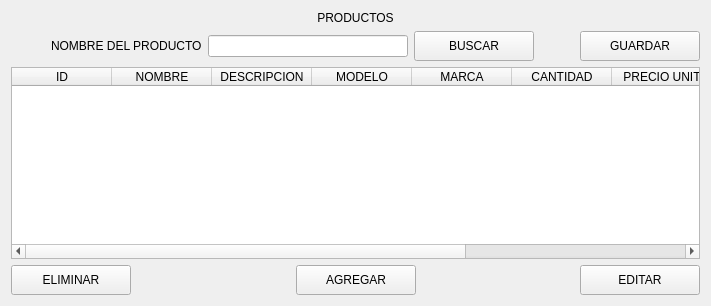
               <widget class="QWidget" name="page_productos">
                <layout class="QVBoxLayout" name="verticalLayout">
                 <item>
                  <widget class="QLabel" name="label">
                   <property name="text">
                    <string>PRODUCTOS</string>
                   </property>
                   <property name="alignment">
                    <set>Qt::AlignCenter</set>
                   </property>
                  </widget>
                 </item>
                 <item>
                  <layout class="QHBoxLayout" name="horizontalLayout_13">
                   <item>
                    <spacer name="horizontalSpacer_15">
                     <property name="orientation">
                      <enum>Qt::Horizontal</enum>
                     </property>
                     <property name="sizeHint" stdset="0">
                      <size>
                       <width>40</width>
                       <height>20</height>
                      </size>
                     </property>
                    </spacer>
                   </item>
                   <item>
                    <widget class="QLabel" name="label_19">
                     <property name="text">
                      <string>NOMBRE DEL PRODUCTO</string>
                     </property>
                    </widget>
                   </item>
                   <item>
                    <widget class="QLineEdit" name="buscar_prod_line">
                     <property name="minimumSize">
                      <size>
                       <width>200</width>
                       <height>0</height>
                      </size>
                     </property>
                    </widget>
                   </item>
                   <item>
                    <widget class="QPushButton" name="buscar_btn">
                     <property name="minimumSize">
                      <size>
                       <width>120</width>
                       <height>30</height>
                      </size>
                     </property>
                     <property name="styleSheet">
                      <string notr="true">QPushButton:hover{
	background-color: rgb(85, 255, 255);
color: rgb(0, 0, 0);
font: 77 10pt &quot;Arial Black&quot;;
}
</string>
                     </property>
                     <property name="text">
                      <string>BUSCAR</string>
                     </property>
                    </widget>
                   </item>
                   <item>
                    <spacer name="horizontalSpacer_4">
                     <property name="orientation">
                      <enum>Qt::Horizontal</enum>
                     </property>
                     <property name="sizeHint" stdset="0">
                      <size>
                       <width>40</width>
                       <height>20</height>
                      </size>
                     </property>
                    </spacer>
                   </item>
                   <item>
                    <widget class="QPushButton" name="save_btn">
                     <property name="minimumSize">
                      <size>
                       <width>120</width>
                       <height>30</height>
                      </size>
                     </property>
                     <property name="styleSheet">
                      <string notr="true">
QPushButton:hover{
	background-color: rgb(85, 255, 127);
color: rgb(0, 0, 0);
font: 77 10pt &quot;Arial Black&quot;;
}
</string>
                     </property>
                     <property name="text">
                      <string>GUARDAR</string>
                     </property>
                    </widget>
                   </item>
                  </layout>
                 </item>
                 <item>
                  <widget class="QTableWidget" name="table_prod">
                   <column>
                    <property name="text">
                     <string>ID</string>
                    </property>
                   </column>
                   <column>
                    <property name="text">
                     <string>NOMBRE</string>
                    </property>
                   </column>
                   <column>
                    <property name="text">
                     <string>DESCRIPCION</string>
                    </property>
                   </column>
                   <column>
                    <property name="text">
                     <string>MODELO</string>
                    </property>
                   </column>
                   <column>
                    <property name="text">
                     <string>MARCA</string>
                    </property>
                   </column>
                   <column>
                    <property name="text">
                     <string>CANTIDAD</string>
                    </property>
                   </column>
                   <column>
                    <property name="text">
                     <string>PRECIO UNIT</string>
                    </property>
                   </column>
                   <column>
                    <property name="text">
                     <string>PRECIO Bs</string>
                    </property>
                   </column>
                   <column>
                    <property name="text">
                     <string>PRECIO STOCK</string>
                    </property>
                   </column>
                  </widget>
                 </item>
                 <item>
                  <layout class="QHBoxLayout" name="horizontalLayout_3">
                   <item>
                    <widget class="QPushButton" name="clear_btn">
                     <property name="minimumSize">
                      <size>
                       <width>120</width>
                       <height>30</height>
                      </size>
                     </property>
                     <property name="styleSheet">
                      <string notr="true">QPushButton:hover{
background-color: rgb(255, 27, 6);
color: rgb(0, 0, 0);
font: 77 10pt &quot;Arial Black&quot;;
}
</string>
                     </property>
                     <property name="text">
                      <string>ELIMINAR</string>
                     </property>
                    </widget>
                   </item>
                   <item>
                    <spacer name="horizontalSpacer_9">
                     <property name="orientation">
                      <enum>Qt::Horizontal</enum>
                     </property>
                     <property name="sizeHint" stdset="0">
                      <size>
                       <width>40</width>
                       <height>20</height>
                      </size>
                     </property>
                    </spacer>
                   </item>
                   <item>
                    <widget class="QPushButton" name="add_btn">
                     <property name="minimumSize">
                      <size>
                       <width>120</width>
                       <height>30</height>
                      </size>
                     </property>
                     <property name="styleSheet">
                      <string notr="true">
QPushButton:hover{
	background-color: rgb(1, 255, 43);
color: rgb(0, 0, 0);
font: 77 10pt &quot;Arial Black&quot;;
}
</string>
                     </property>
                     <property name="text">
                      <string>AGREGAR</string>
                     </property>
                    </widget>
                   </item>
                   <item>
                    <spacer name="horizontalSpacer_2">
                     <property name="orientation">
                      <enum>Qt::Horizontal</enum>
                     </property>
                     <property name="sizeHint" stdset="0">
                      <size>
                       <width>40</width>
                       <height>20</height>
                      </size>
                     </property>
                    </spacer>
                   </item>
                   <item>
                    <widget class="QPushButton" name="edit_btn">
                     <property name="minimumSize">
                      <size>
                       <width>120</width>
                       <height>30</height>
                      </size>
                     </property>
                     <property name="styleSheet">
                      <string notr="true">QPushButton:hover{
	background-color: rgb(19, 212, 255);
color: rgb(0, 0, 0);
font: 77 10pt &quot;Arial Black&quot;;
}
</string>
                     </property>
                     <property name="text">
                      <string>EDITAR</string>
                     </property>
                    </widget>
                   </item>
                  </layout>
                 </item>
                </layout>
               </widget>
